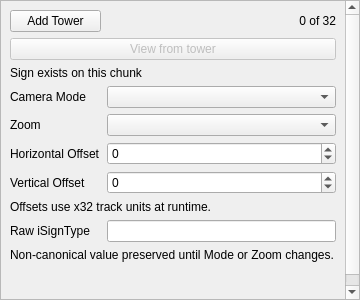
<?xml version="1.0" encoding="UTF-8"?>
<ui version="4.0">
 <class>EditTowerWidget</class>
 <widget class="QWidget" name="EditTowerWidget">
  <property name="geometry">
   <rect>
    <x>0</x>
    <y>0</y>
    <width>360</width>
    <height>300</height>
   </rect>
  </property>
  <property name="windowTitle">
   <string>Form</string>
  </property>
  <layout class="QVBoxLayout" name="verticalLayout">
   <property name="spacing">
    <number>0</number>
   </property>
   <property name="leftMargin">
    <number>0</number>
   </property>
   <property name="topMargin">
    <number>0</number>
   </property>
   <property name="rightMargin">
    <number>0</number>
   </property>
   <property name="bottomMargin">
    <number>0</number>
   </property>
   <item>
    <widget class="QScrollArea" name="scrollArea">
     <property name="widgetResizable">
      <bool>true</bool>
     </property>
     <widget class="QWidget" name="scrollAreaWidgetContents">
      <property name="geometry">
       <rect>
        <x>0</x>
        <y>0</y>
        <width>358</width>
        <height>298</height>
       </rect>
      </property>
      <layout class="QGridLayout" name="gridLayout">
       <item row="0" column="0">
        <widget class="QPushButton" name="pbTower">
         <property name="text">
          <string>Add Tower</string>
         </property>
        </widget>
       </item>
       <item row="0" column="1">
        <widget class="QLabel" name="lblBudget">
         <property name="text">
          <string>0 of 32</string>
         </property>
         <property name="alignment">
          <set>Qt::AlignRight|Qt::AlignTrailing|Qt::AlignVCenter</set>
         </property>
        </widget>
       </item>
       <item row="1" column="0" colspan="2">
        <widget class="QPushButton" name="pbViewFromTower">
         <property name="enabled">
          <bool>false</bool>
         </property>
         <property name="text">
          <string>View from tower</string>
         </property>
        </widget>
       </item>
       <item row="2" column="0" colspan="2">
        <widget class="QLabel" name="lblSignDisabled">
         <property name="text">
          <string>Sign exists on this chunk</string>
         </property>
        </widget>
       </item>
       <item row="3" column="0">
        <widget class="QLabel" name="lblMode">
         <property name="text">
          <string>Camera Mode</string>
         </property>
        </widget>
       </item>
       <item row="3" column="1">
        <widget class="QComboBox" name="cbMode"/>
       </item>
       <item row="4" column="0">
        <widget class="QLabel" name="lblZoom">
         <property name="text">
          <string>Zoom</string>
         </property>
        </widget>
       </item>
       <item row="4" column="1">
        <widget class="QComboBox" name="cbZoom"/>
       </item>
       <item row="5" column="0">
        <widget class="QLabel" name="lblHOffset">
         <property name="text">
          <string>Horizontal Offset</string>
         </property>
        </widget>
       </item>
       <item row="5" column="1">
        <widget class="QSpinBox" name="sbHOffset">
         <property name="minimum">
          <number>-65535</number>
         </property>
         <property name="maximum">
          <number>65535</number>
         </property>
        </widget>
       </item>
       <item row="6" column="0">
        <widget class="QLabel" name="lblVOffset">
         <property name="text">
          <string>Vertical Offset</string>
         </property>
        </widget>
       </item>
       <item row="6" column="1">
        <widget class="QSpinBox" name="sbVOffset">
         <property name="minimum">
          <number>-65535</number>
         </property>
         <property name="maximum">
          <number>65535</number>
         </property>
        </widget>
       </item>
       <item row="7" column="0" colspan="2">
        <widget class="QLabel" name="lblOffsetScale">
         <property name="text">
          <string>Offsets use x32 track units at runtime.</string>
         </property>
         <property name="wordWrap">
          <bool>true</bool>
         </property>
        </widget>
       </item>
       <item row="8" column="0">
        <widget class="QLabel" name="lblRawType">
         <property name="text">
          <string>Raw iSignType</string>
         </property>
        </widget>
       </item>
       <item row="8" column="1">
        <widget class="QLineEdit" name="leRawType"/>
       </item>
       <item row="9" column="0" colspan="2">
        <widget class="QLabel" name="lblRawPreserved">
         <property name="text">
          <string>Non-canonical value preserved until Mode or Zoom changes.</string>
         </property>
         <property name="wordWrap">
          <bool>true</bool>
         </property>
        </widget>
       </item>
       <item row="10" column="0" colspan="2">
        <spacer name="verticalSpacer">
         <property name="orientation">
          <enum>Qt::Vertical</enum>
         </property>
         <property name="sizeHint" stdset="0">
          <size>
           <width>20</width>
           <height>40</height>
          </size>
         </property>
        </spacer>
       </item>
      </layout>
     </widget>
    </widget>
   </item>
  </layout>
 </widget>
 <resources/>
 <connections/>
</ui>
